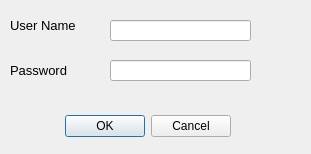
<?xml version="1.0" encoding="UTF-8"?>
<ui version="4.0">
 <class>Dialog</class>
 <widget class="QDialog" name="Dialog">
  <property name="geometry">
   <rect>
    <x>0</x>
    <y>0</y>
    <width>311</width>
    <height>154</height>
   </rect>
  </property>
  <property name="windowTitle">
   <string>Dialog</string>
  </property>
  <widget class="QDialogButtonBox" name="buttonBox">
   <property name="geometry">
    <rect>
     <x>30</x>
     <y>110</y>
     <width>201</width>
     <height>32</height>
    </rect>
   </property>
   <property name="orientation">
    <enum>Qt::Horizontal</enum>
   </property>
   <property name="standardButtons">
    <set>QDialogButtonBox::Cancel|QDialogButtonBox::Ok</set>
   </property>
  </widget>
  <widget class="QLabel" name="label">
   <property name="geometry">
    <rect>
     <x>10</x>
     <y>10</y>
     <width>91</width>
     <height>31</height>
    </rect>
   </property>
   <property name="font">
    <font>
     <pointsize>10</pointsize>
    </font>
   </property>
   <property name="text">
    <string>User Name</string>
   </property>
  </widget>
  <widget class="QLabel" name="label_2">
   <property name="geometry">
    <rect>
     <x>10</x>
     <y>60</y>
     <width>81</width>
     <height>21</height>
    </rect>
   </property>
   <property name="font">
    <font>
     <pointsize>10</pointsize>
    </font>
   </property>
   <property name="text">
    <string>Password</string>
   </property>
  </widget>
  <widget class="QLineEdit" name="txtUserName">
   <property name="geometry">
    <rect>
     <x>110</x>
     <y>20</y>
     <width>141</width>
     <height>21</height>
    </rect>
   </property>
  </widget>
  <widget class="QLineEdit" name="txtPassWord">
   <property name="geometry">
    <rect>
     <x>110</x>
     <y>60</y>
     <width>141</width>
     <height>21</height>
    </rect>
   </property>
   <property name="text">
    <string/>
   </property>
   <property name="echoMode">
    <enum>QLineEdit::PasswordEchoOnEdit</enum>
   </property>
  </widget>
 </widget>
 <resources/>
 <connections>
  <connection>
   <sender>buttonBox</sender>
   <signal>accepted()</signal>
   <receiver>Dialog</receiver>
   <slot>accept()</slot>
   <hints>
    <hint type="sourcelabel">
     <x>248</x>
     <y>254</y>
    </hint>
    <hint type="destinationlabel">
     <x>157</x>
     <y>274</y>
    </hint>
   </hints>
  </connection>
  <connection>
   <sender>buttonBox</sender>
   <signal>rejected()</signal>
   <receiver>Dialog</receiver>
   <slot>reject()</slot>
   <hints>
    <hint type="sourcelabel">
     <x>316</x>
     <y>260</y>
    </hint>
    <hint type="destinationlabel">
     <x>286</x>
     <y>274</y>
    </hint>
   </hints>
  </connection>
 </connections>
</ui>
